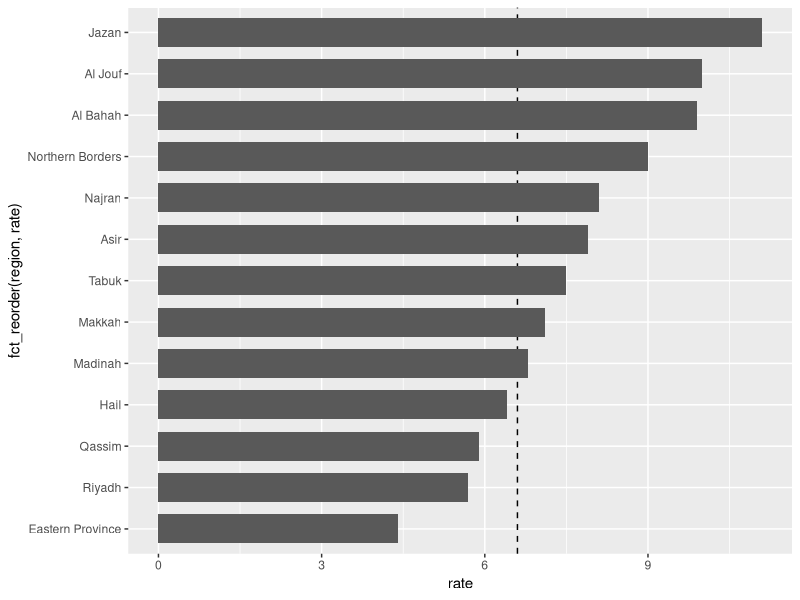

Reproduce this figure in R.
## ---- chunk 1
#| include: false
library(tidyverse)
latest <- read_csv("unemployment.csv") |>
  filter(date == max(date))
kingdom <- latest |>
  filter(region == "Kingdom") |>
  pull(rate)
regions <- latest |>
  filter(region != "Kingdom")
## ---- chunk 2
#| fig-width: 8
#| fig-height: 5.5
ggplot(regions,
       aes(rate, fct_reorder(region, rate))) +
  geom_vline(xintercept = kingdom,
             linetype = "dashed") +
  geom_col(width = 0.7)
